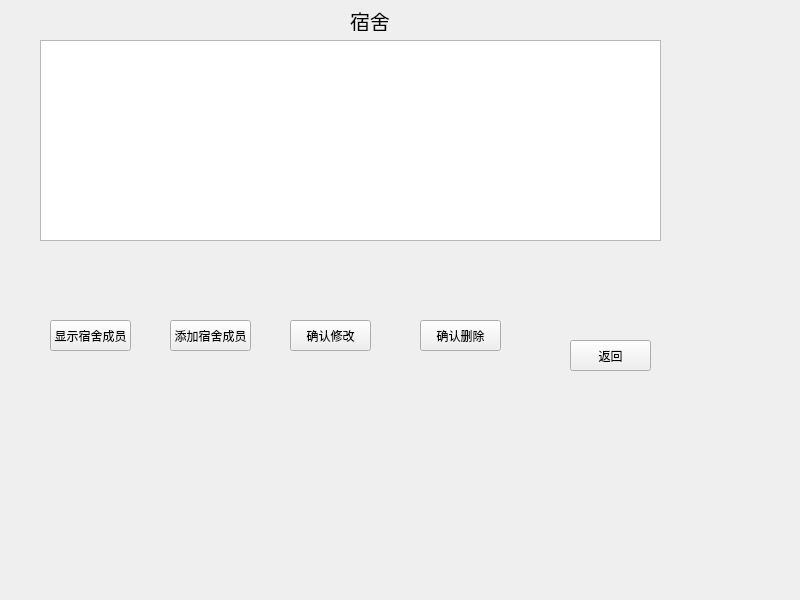
<?xml version="1.0" encoding="UTF-8"?>
<ui version="4.0">
 <class>Dormitory_Personnel_Details</class>
 <widget class="QMainWindow" name="Dormitory_Personnel_Details">
  <property name="geometry">
   <rect>
    <x>0</x>
    <y>0</y>
    <width>800</width>
    <height>600</height>
   </rect>
  </property>
  <property name="font">
   <font>
    <bold>false</bold>
   </font>
  </property>
  <property name="windowTitle">
   <string>MainWindow</string>
  </property>
  <widget class="QWidget" name="centralwidget">
   <widget class="QTableView" name="ShowDormitoryInfo">
    <property name="geometry">
     <rect>
      <x>40</x>
      <y>40</y>
      <width>621</width>
      <height>201</height>
     </rect>
    </property>
   </widget>
   <widget class="QPushButton" name="ReturnBtn">
    <property name="geometry">
     <rect>
      <x>570</x>
      <y>340</y>
      <width>81</width>
      <height>31</height>
     </rect>
    </property>
    <property name="text">
     <string>返回</string>
    </property>
   </widget>
   <widget class="QPushButton" name="AddStudentBtn">
    <property name="geometry">
     <rect>
      <x>170</x>
      <y>320</y>
      <width>81</width>
      <height>31</height>
     </rect>
    </property>
    <property name="text">
     <string>添加宿舍成员</string>
    </property>
   </widget>
   <widget class="QPushButton" name="ShowAllStu">
    <property name="geometry">
     <rect>
      <x>50</x>
      <y>320</y>
      <width>81</width>
      <height>31</height>
     </rect>
    </property>
    <property name="text">
     <string>显示宿舍成员</string>
    </property>
   </widget>
   <widget class="QLabel" name="TitleLabel">
    <property name="geometry">
     <rect>
      <x>320</x>
      <y>10</y>
      <width>31</width>
      <height>21</height>
     </rect>
    </property>
    <property name="font">
     <font>
      <pointsize>12</pointsize>
      <bold>false</bold>
     </font>
    </property>
    <property name="text">
     <string/>
    </property>
   </widget>
   <widget class="QLabel" name="TitleLabel2">
    <property name="geometry">
     <rect>
      <x>350</x>
      <y>10</y>
      <width>61</width>
      <height>21</height>
     </rect>
    </property>
    <property name="font">
     <font>
      <pointsize>15</pointsize>
      <bold>false</bold>
     </font>
    </property>
    <property name="text">
     <string>宿舍</string>
    </property>
   </widget>
   <widget class="QPushButton" name="ModifyBtn">
    <property name="geometry">
     <rect>
      <x>290</x>
      <y>320</y>
      <width>81</width>
      <height>31</height>
     </rect>
    </property>
    <property name="text">
     <string>确认修改</string>
    </property>
   </widget>
   <widget class="QPushButton" name="DeleteBtn">
    <property name="geometry">
     <rect>
      <x>420</x>
      <y>320</y>
      <width>81</width>
      <height>31</height>
     </rect>
    </property>
    <property name="text">
     <string>确认删除</string>
    </property>
   </widget>
  </widget>
 </widget>
 <resources/>
 <connections/>
</ui>
